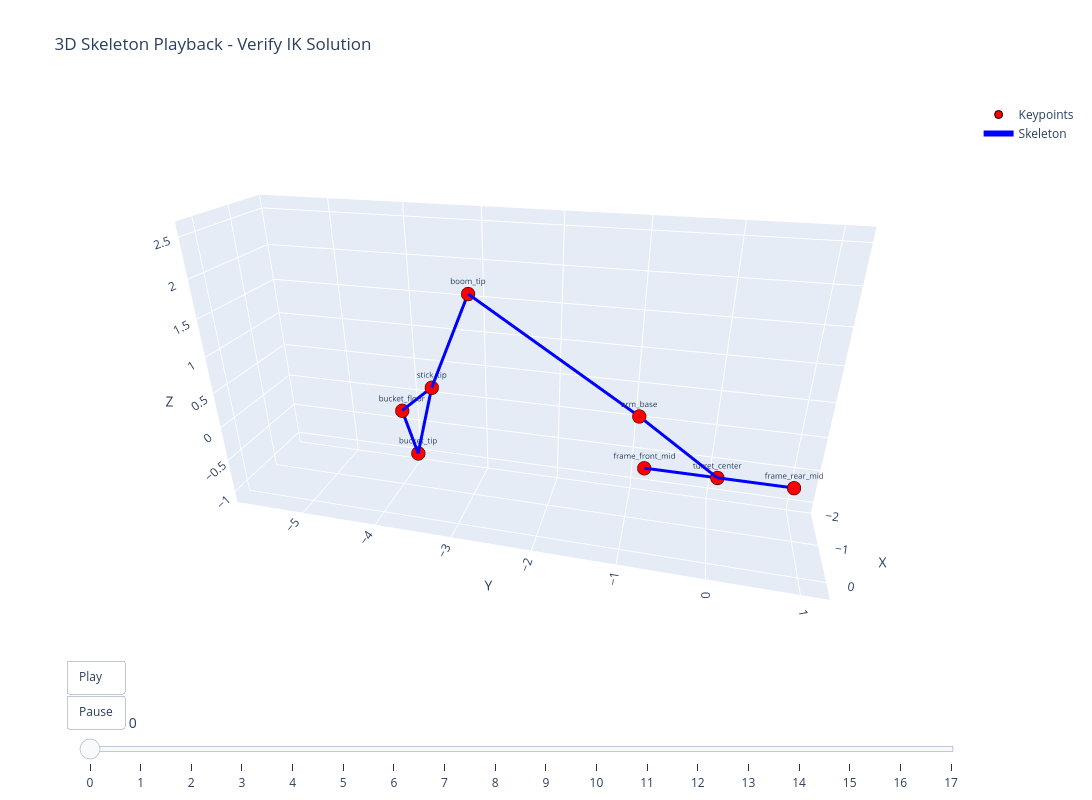

The cell this chart's notebook holds for it:
### Markdown cell above
## 9. 3D Skeleton Playback

Animate the URDF skeleton in 3D using the solved joint angles.
Use the **slider** to scrub through frames and verify the IK solution looks correct.

### Code cell
import plotly.graph_objects as go

# Compute 3D keypoints for every frame using the solved joint angles
all_kp_3d = np.zeros((n_frames, n_kp, 3))
for t in range(n_frames):
    all_kp_3d[t] = skeleton.forward_kinematics(joint_angles_smooth[t])

# Build plotly figure with slider
fig = go.Figure()

# Add traces for frame 0 (initial)
kp = all_kp_3d[0]

# Keypoint markers
fig.add_trace(go.Scatter3d(
    x=kp[:, 0], y=kp[:, 1], z=kp[:, 2],
    mode='markers+text',
    marker=dict(size=8, color='red', line=dict(width=1, color='black')),
    text=KEYPOINT_ORDER,
    textposition='top center',
    textfont=dict(size=8),
    name='Keypoints',
    hovertemplate='<b>%{text}</b><br>X:%{x:.3f}<br>Y:%{y:.3f}<br>Z:%{z:.3f}<extra></extra>',
))

# Skeleton edges
edge_x, edge_y, edge_z = [], [], []
for p1_name, p2_name in skeleton_edges:
    i1 = KEYPOINT_ORDER.index(p1_name)
    i2 = KEYPOINT_ORDER.index(p2_name)
    edge_x.extend([kp[i1, 0], kp[i2, 0], None])
    edge_y.extend([kp[i1, 1], kp[i2, 1], None])
    edge_z.extend([kp[i1, 2], kp[i2, 2], None])

fig.add_trace(go.Scatter3d(
    x=edge_x, y=edge_y, z=edge_z,
    mode='lines',
    line=dict(color='blue', width=6),
    name='Skeleton',
    hoverinfo='skip',
))

# Build animation frames
frames = []
for t in range(n_frames):
    kp = all_kp_3d[t]
    ex, ey, ez = [], [], []
    for p1_name, p2_name in skeleton_edges:
        i1 = KEYPOINT_ORDER.index(p1_name)
        i2 = KEYPOINT_ORDER.index(p2_name)
        ex.extend([kp[i1, 0], kp[i2, 0], None])
        ey.extend([kp[i1, 1], kp[i2, 1], None])
        ez.extend([kp[i1, 2], kp[i2, 2], None])

    angles_deg = np.rad2deg(joint_angles_smooth[t])
    frame_label = (f'Frame {t} | '
                   f'arm_rot={angles_deg[0]:.1f} '
                   f'boom={angles_deg[1]:.1f} '
                   f'stick={angles_deg[2]:.1f} '
                   f'bucket={angles_deg[3]:.1f}')

    frames.append(go.Frame(
        data=[
            go.Scatter3d(x=kp[:, 0], y=kp[:, 1], z=kp[:, 2]),
            go.Scatter3d(x=ex, y=ey, z=ez),
        ],
        name=str(t),
        layout=go.Layout(title_text=frame_label),
    ))

fig.frames = frames

# Compute axis ranges from all frames
all_flat = all_kp_3d.reshape(-1, 3)
margin = 0.5
x_range = [all_flat[:, 0].min() - margin, all_flat[:, 0].max() + margin]
y_range = [all_flat[:, 1].min() - margin, all_flat[:, 1].max() + margin]
z_range = [all_flat[:, 2].min() - margin, all_flat[:, 2].max() + margin]

# Slider
sliders = [dict(
    active=0,
    currentvalue=dict(prefix='Frame: ', font=dict(size=14)),
    pad=dict(t=50),
    steps=[dict(args=[[str(t)], dict(mode='immediate', frame=dict(duration=0, redraw=True))],
                method='animate', label=str(t))
           for t in range(n_frames)]
)]

# Play/pause buttons
updatemenus = [dict(
    type='buttons',
    showactive=False,
    y=0, x=0.05, xanchor='right', yanchor='top',
    buttons=[
        dict(label='Play', method='animate',
             args=[None, dict(frame=dict(duration=80, redraw=True), fromcurrent=True)]),
        dict(label='Pause', method='animate',
             args=[[None], dict(frame=dict(duration=0, redraw=False), mode='immediate')]),
    ]
)]

fig.update_layout(
    title='3D Skeleton Playback - Verify IK Solution',
    scene=dict(
        xaxis=dict(title='X', range=x_range),
        yaxis=dict(title='Y', range=y_range),
        zaxis=dict(title='Z', range=z_range),
        aspectmode='data',
        camera=dict(eye=dict(x=2.0, y=0.5, z=1.0)),
    ),
    sliders=sliders,
    updatemenus=updatemenus,
    width=1200, height=800,
)

print(f'3D playback ready ({n_frames} frames)')
print('  Use slider to scrub through frames')
print('  Play/Pause buttons for animation')
print('  Rotate/zoom the 3D view with mouse')
fig.show()

### Figure 1 — Plotly figure (JSON) as saved in the notebook; plotly's stock layout.template omitted (floating-point values rounded to 4 significant figures)
{"data": [{"hovertemplate": "<b>%{text}</b><br>X:%{x:.3f}<br>Y:%{y:.3f}<br>Z:%{z:.3f}<extra></extra>", "marker": {"color": "red", "line": {"color": "black", "width": 1}, "size": 8}, "mode": "markers+text", "name": "Keypoints", "text": ["frame_front_mid", "frame_rear_mid", "turret_center", "arm_base", "boom_tip", "stick_tip", "bucket_floor", "bucket_tip"], "textfont": {"size": 8}, "textposition": "top center", "type": "scatter3d", "x": [-0.25, -0.25, -0.25, -0.07925, -0.7413, -0.861, -1.111, -0.915], "y": [-0.8, 0.8, 0, -0.9009, -2.929, -3.471, -3.97, -3.734], "z": [-0.05, -0.05, -0.05, 0.7, 1.823, 0.4775, -0.01988, -0.5869]}, {"hoverinfo": "skip", "line": {"color": "blue", "width": 6}, "mode": "lines", "name": "Skeleton", "type": "scatter3d", "x": [-0.25, -0.25, null, -0.25, -0.25, null, -0.25, -0.07925, null, -0.07925, -0.7413, null, -0.7413, -0.861, null, -0.861, -1.111, null, -1.111, -0.915, null, -0.915, -0.861, null], "y": [-0.8, 0, null, 0, 0.8, null, 0, -0.9009, null, -0.9009, -2.929, null, -2.929, -3.471, null, -3.471, -3.97, null, -3.97, -3.734, null, -3.734, -3.471, null], "z": [-0.05, -0.05, null, -0.05, -0.05, null, -0.05, 0.7, null, 0.7, 1.823, null, 1.823, 0.4775, null, 0.4775, -0.01988, null, -0.01988, -0.5869, null, -0.5869, 0.4775, null]}], "layout": {"height": 800, "scene": {"aspectmode": "data", "camera": {"eye": {"x": 2, "y": 0.5, "z": 1}}, "xaxis": {"range": [-2.003, 0.4207], "title": {"text": "X"}}, "yaxis": {"range": [-5.956, 1.3], "title": {"text": "Y"}}, "zaxis": {"range": [-1.175, 2.676], "title": {"text": "Z"}}}, "sliders": [{"active": 0, "currentvalue": {"font": {"size": 14}, "prefix": "Frame: "}, "pad": {"t": 50}, "steps": [{"args": [["0"], {"frame": {"duration": 0, "redraw": true}, "mode": "immediate"}], "label": "0", "method": "animate"}, {"args": [["1"], {"frame": {"duration": 0, "redraw": true}, "mode": "immediate"}], "label": "1", "method": "animate"}, {"args": [["2"], {"frame": {"duration": 0, "redraw": true}, "mode": "immediate"}], "label": "2", "method": "animate"}, {"args": [["3"], {"frame": {"duration": 0, "redraw": true}, "mode": "immediate"}], "label": "3", "method": "animate"}, {"args": [["4"], {"frame": {"duration": 0, "redraw": true}, "mode": "immediate"}], "label": "4", "method": "animate"}, {"args": [["5"], {"frame": {"duration": 0, "redraw": true}, "mode": "immediate"}], "label": "5", "method": "animate"}, {"args": [["6"], {"frame": {"duration": 0, "redraw": true}, "mode": "immediate"}], "label": "6", "method": "animate"}, {"args": [["7"], {"frame": {"duration": 0, "redraw": true}, "mode": "immediate"}], "label": "7", "method": "animate"}, {"args": [["8"], {"frame": {"duration": 0, "redraw": true}, "mode": "immediate"}], "label": "8", "method": "animate"}, {"args": [["9"], {"frame": {"duration": 0, "redraw": true}, "mode": "immediate"}], "label": "9", "method": "animate"}, {"args": [["10"], {"frame": {"duration": 0, "redraw": true}, "mode": "immediate"}], "label": "10", "method": "animate"}, {"args": [["11"], {"frame": {"duration": 0, "redraw": true}, "mode": "immediate"}], "label": "11", "method": "animate"}, {"args": [["12"], {"frame": {"duration": 0, "redraw": true}, "mode": "immediate"}], "label": "12", "method": "animate"}, {"args": [["13"], {"frame": {"duration": 0, "redraw": true}, "mode": "immediate"}], "label": "13", "method": "animate"}, {"args": [["14"], {"frame": {"duration": 0, "redraw": true}, "mode": "immediate"}], "label": "14", "method": "animate"}, {"args": [["15"], {"frame": {"duration": 0, "redraw": true}, "mode": "immediate"}], "label": "15", "method": "animate"}, {"args": [["16"], {"frame": {"duration": 0, "redraw": true}, "mode": "immediate"}], "label": "16", "method": "animate"}, {"args": [["17"], {"frame": {"duration": 0, "redraw": true}, "mode": "immediate"}], "label": "17", "method": "animate"}]}], "title": {"text": "3D Skeleton Playback - Verify IK Solution"}, "updatemenus": [{"buttons": [{"args": [null, {"frame": {"duration": 80, "redraw": true}, "fromcurrent": true}], "label": "Play", "method": "animate"}, {"args": [[null], {"frame": {"duration": 0, "redraw": false}, "mode": "immediate"}], "label": "Pause", "method": "animate"}], "showactive": false, "type": "buttons", "x": 0.05, "xanchor": "right", "y": 0, "yanchor": "top"}], "width": 1200}}
